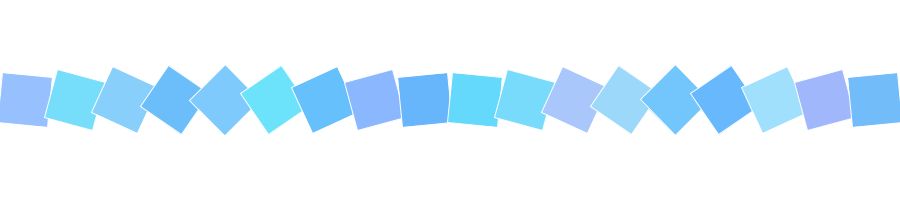
Frame 1 (no input)
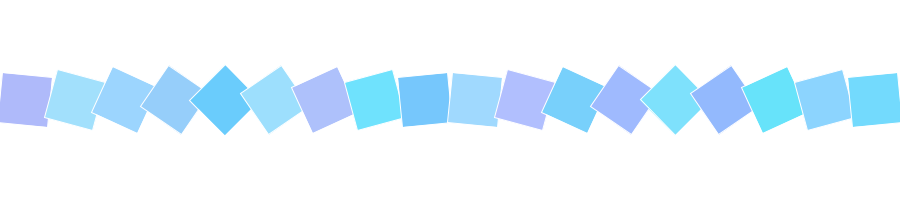
Frame 60 (the mouse pressed at the canvas centre just before this capture)
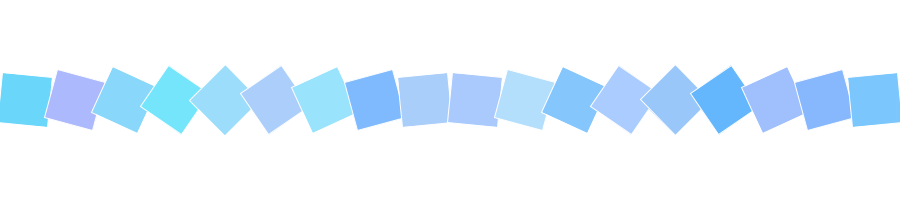
Frame 120 (the mouse held since frame 60 and released just before this capture)

The Processing sketch that drew these frames (run headless with seeded random() and noise(); from frame 60 on, the mouse is pressed at the canvas centre):

// Processing sketch: processing_70043
// ── processing_70043.pde

void setup() {
  size(900, 200);
  rectMode(CENTER);
  smooth();
  frameRate(20);
}

void draw() {
  background(255, 255, 255);
  stroke(255, 255, 255);
  for (int i=25; i<width; i+=50) {
    fill(random(100,180), random(180,230), random(250,255));
    pushMatrix();
    translate(i, 100);
    rotate(radians(i/5));
    rect(0, 0, 50, 50);
    popMatrix();
  }
}
